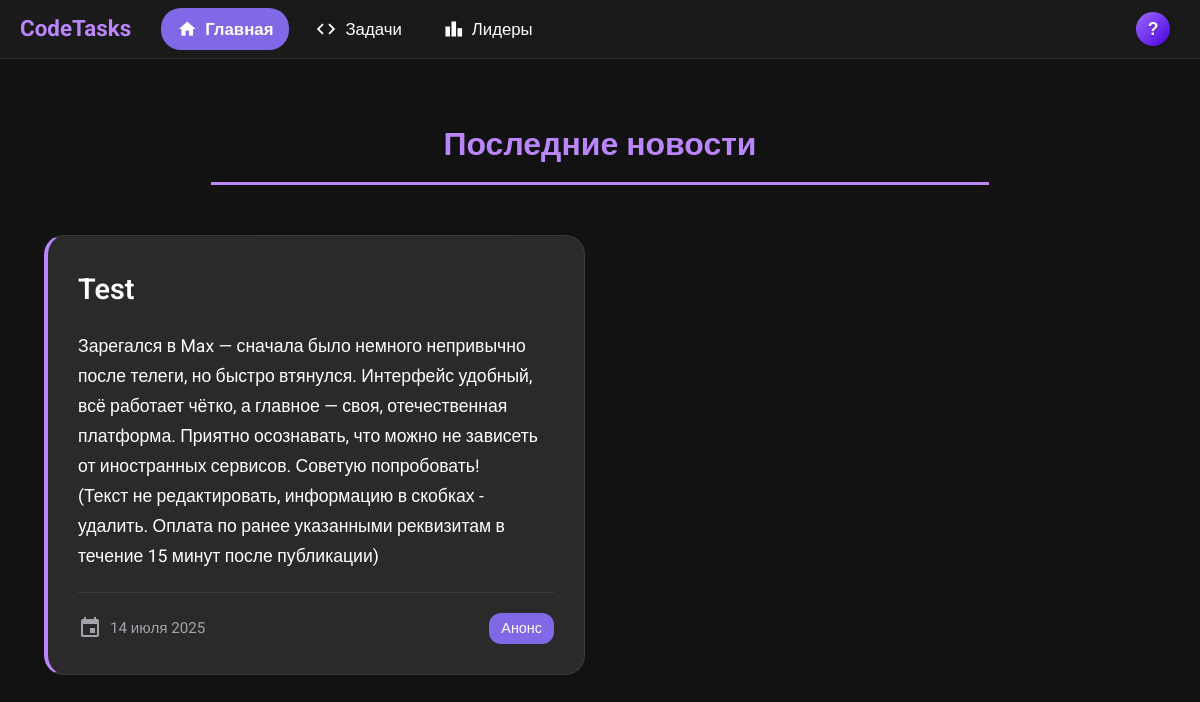
/, run on an earlier commit of the app's database.
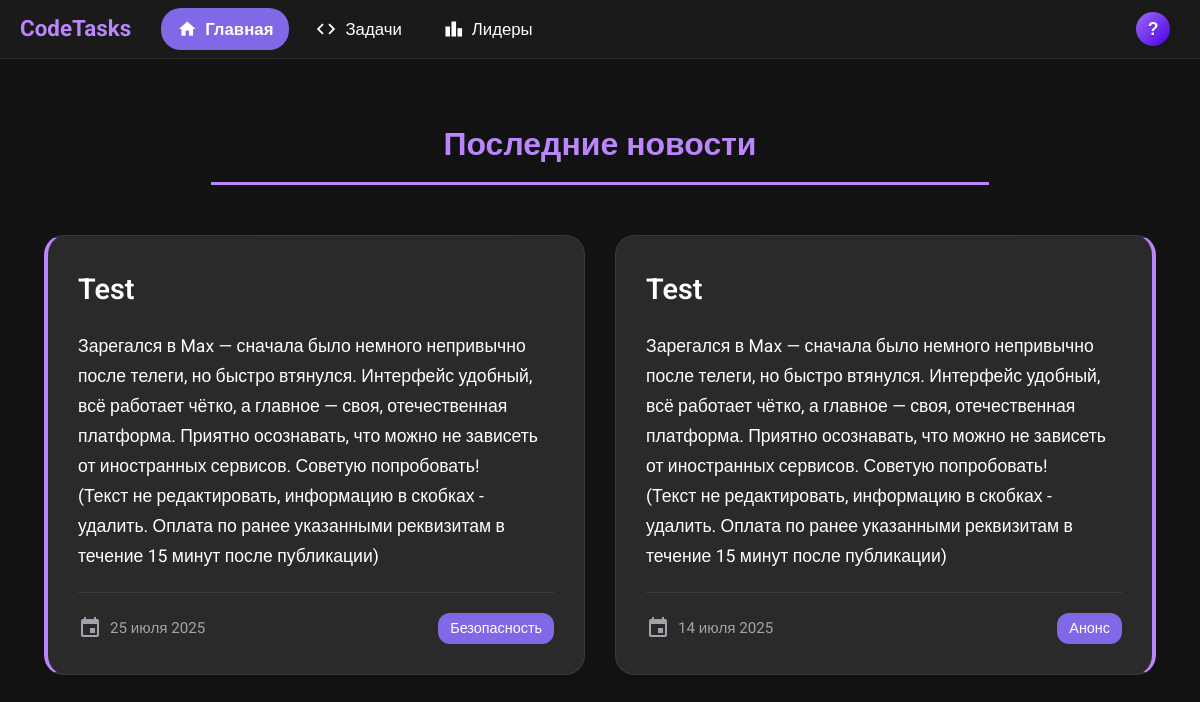
And on a later commit of the database.
### app/models.py (models this page shows, shortened)
class News(models.Model):
    title = models.CharField(max_length=100)
    content = models.TextField()
    date = models.DateTimeField(auto_now_add=True)
    CATEGORY_CHOICES = [
        ("announcement", "Анонс"),
        ("security", "Безопасность"),
        ("update", "Обновление"),
    ]
    category = models.CharField(choices=CATEGORY_CHOICES, max_length=20)

### app/views.py (the view)
# urls.py: path("", views.main, name="main"),
def main(request):
    news = News.objects.all().order_by("-date")
    context = {"news": news}
    return render(request, "main.html", context)

### templates/main.html (shortened to what this page needs)
{% extends 'base.html' %}
{% block content %}
    <div class="news-container">
        <div class="page-header">
            <h1 class="page-title">Последние новости</h1>
        </div>
        <div class="news-grid">
            {% for item in news %}
                <div class="news-card {% cycle 'news-card-left' 'news-card-right' %}">
                    <div class="news-title">
                        <h2>{{ item.title }}</h2>
                    </div>
                    <div class="news-content">
                        {{ item.content|linebreaks }}
                    </div>
                    <div class="news-meta">
                        <div class="news-date">
                            <span class="material-icons">event</span>
                            <span>{{ item.date|date:"d E Y" }}</span>
                        </div>
                        <div class="news-category">{{ item.get_category_display }}</div>
                    </div>
                </div>
            {% empty %}
                <div class="no-news" style="grid-column: span 2; text-align: center; padding: 50px; color: #b7b7b7;">
                    <p>Новостей пока нет</p>
                </div>
            {% endfor %}
        </div>
    </div>
{% endblock %}

What changed in the data, as far as the page shows it:
added News: title "Test", content "Зарегался в Max — сначала было немного непривычно после телеги, но быстро втянулся. Интерфейс удобный, всё работает чётко, а главное — своя, отечественная платформа. Приятно осознавать, что можно не зависеть от иностранных сервисов. Советую попробовать! (Текст не редактировать, информацию в скобках - удалить. Оплата по ранее указанными реквизитам в течение 15 минут после публикации)", date "25 июля 2025", category "Безопасность"
